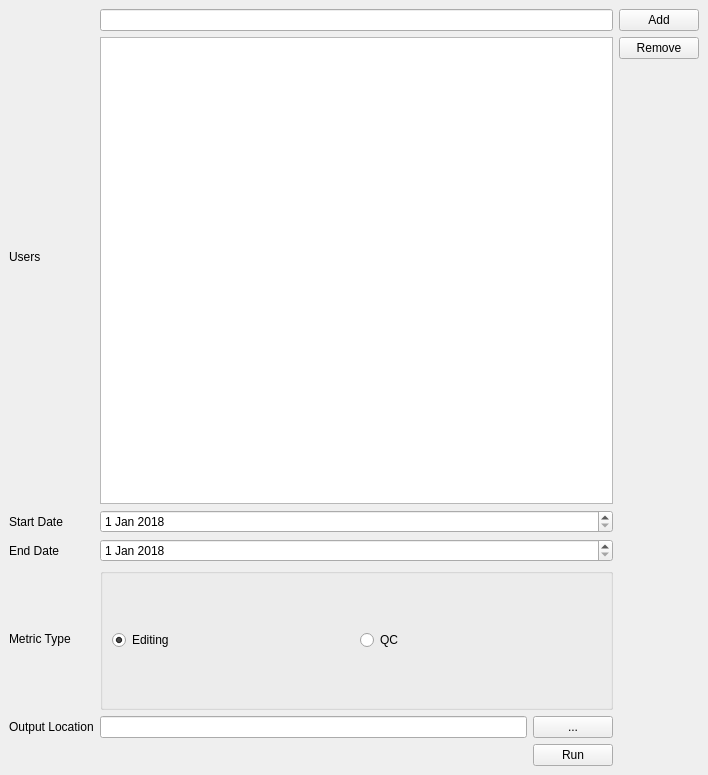
<?xml version="1.0" encoding="UTF-8"?>
<ui version="4.0">
 <class>MainWindow</class>
 <widget class="QMainWindow" name="MainWindow">
  <property name="geometry">
   <rect>
    <x>0</x>
    <y>0</y>
    <width>708</width>
    <height>775</height>
   </rect>
  </property>
  <property name="windowTitle">
   <string>MainWindow</string>
  </property>
  <widget class="QWidget" name="centralwidget">
   <layout class="QGridLayout" name="gridLayout">
    <item row="6" column="1" colspan="3">
     <widget class="QDateEdit" name="endDateEdit">
      <property name="maximumDate">
       <date>
        <year>2100</year>
        <month>12</month>
        <day>31</day>
       </date>
      </property>
      <property name="minimumDate">
       <date>
        <year>2018</year>
        <month>1</month>
        <day>1</day>
       </date>
      </property>
     </widget>
    </item>
    <item row="5" column="1" colspan="3">
     <widget class="QDateEdit" name="startDateEdit">
      <property name="maximumDate">
       <date>
        <year>2100</year>
        <month>12</month>
        <day>31</day>
       </date>
      </property>
      <property name="minimumDate">
       <date>
        <year>2018</year>
        <month>1</month>
        <day>1</day>
       </date>
      </property>
     </widget>
    </item>
    <item row="6" column="0">
     <widget class="QLabel" name="endDateLabel">
      <property name="text">
       <string>End Date</string>
      </property>
     </widget>
    </item>
    <item row="1" column="5">
     <widget class="QPushButton" name="userRemovePushButton">
      <property name="text">
       <string>Remove</string>
      </property>
     </widget>
    </item>
    <item row="1" column="1" rowspan="4" colspan="3">
     <widget class="QListWidgetUsers" name="userListWidget"/>
    </item>
    <item row="0" column="0" rowspan="5">
     <widget class="QLabel" name="usersLabel">
      <property name="text">
       <string>Users</string>
      </property>
     </widget>
    </item>
    <item row="0" column="5">
     <widget class="QPushButton" name="userAddPushButton">
      <property name="text">
       <string>Add</string>
      </property>
     </widget>
    </item>
    <item row="5" column="0">
     <widget class="QLabel" name="startDateLabel">
      <property name="text">
       <string>Start Date</string>
      </property>
     </widget>
    </item>
    <item row="8" column="1">
     <widget class="QLineEdit" name="outputLineEdit"/>
    </item>
    <item row="7" column="1" colspan="3">
     <widget class="QGroupBox" name="metricTypeGroup">
      <layout class="QHBoxLayout" name="horizontalLayout_2">
       <item>
        <widget class="QRadioButton" name="editingRadioButton">
         <property name="text">
          <string>Editing</string>
         </property>
         <property name="checked">
          <bool>true</bool>
         </property>
        </widget>
       </item>
       <item>
        <widget class="QRadioButton" name="qcRadioButton">
         <property name="text">
          <string>QC</string>
         </property>
        </widget>
       </item>
      </layout>
     </widget>
    </item>
    <item row="0" column="1" colspan="3">
     <widget class="QLineEdit" name="userAddLineEdit"/>
    </item>
    <item row="7" column="0">
     <widget class="QLabel" name="metricTypeLabel">
      <property name="text">
       <string>Metric Type</string>
      </property>
     </widget>
    </item>
    <item row="8" column="0">
     <widget class="QLabel" name="outputLabel">
      <property name="text">
       <string>Output Location</string>
      </property>
     </widget>
    </item>
    <item row="8" column="2" colspan="2">
     <widget class="QPushButton" name="outputLocationSaveButton">
      <property name="text">
       <string>...</string>
      </property>
     </widget>
    </item>
    <item row="9" column="2" colspan="2">
     <widget class="QPushButton" name="runButton">
      <property name="text">
       <string>Run</string>
      </property>
     </widget>
    </item>
   </layout>
  </widget>
 </widget>
 <customwidgets>
  <customwidget>
   <class>QListWidgetUsers</class>
   <extends>QListWidget</extends>
   <header>maproulette_metrics.qlistwidgetusers</header>
  </customwidget>
 </customwidgets>
 <resources/>
 <connections/>
</ui>
